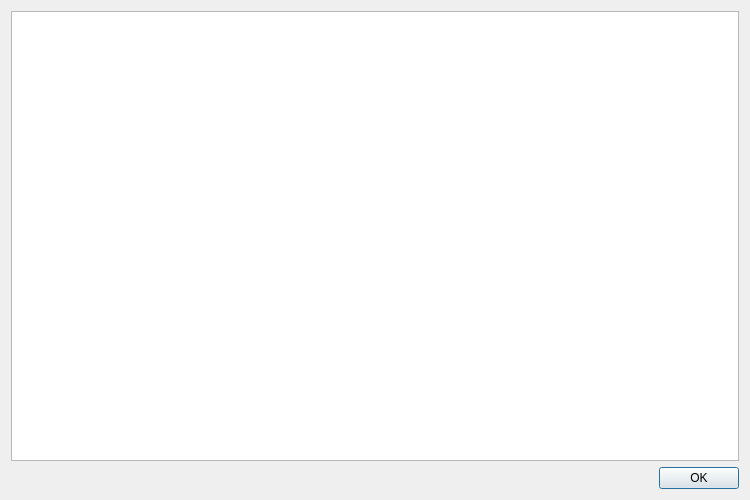
<?xml version="1.0" encoding="UTF-8"?>
<ui version="4.0">
 <class>LicenseDialog</class>
 <widget class="QDialog" name="LicenseDialog">
  <property name="geometry">
   <rect>
    <x>0</x>
    <y>0</y>
    <width>750</width>
    <height>500</height>
   </rect>
  </property>
  <property name="windowTitle">
   <string>Patchdirector - End User License Agreement</string>
  </property>
  <layout class="QVBoxLayout" name="verticalLayout">
   <item>
    <widget class="QTextBrowser" name="textBrowser">
     <property name="html">
      <string notr="true">&lt;!DOCTYPE HTML PUBLIC &quot;-//W3C//DTD HTML 4.0//EN&quot; &quot;http://www.w3.org/TR/REC-html40/strict.dtd&quot;&gt;
&lt;html&gt;&lt;head&gt;&lt;meta name=&quot;qrichtext&quot; content=&quot;1&quot; /&gt;&lt;style type=&quot;text/css&quot;&gt;
p, li { white-space: pre-wrap; }
&lt;/style&gt;&lt;/head&gt;&lt;body style=&quot; font-family:'.SF NS Text'; font-size:13pt; font-weight:400; font-style:normal;&quot;&gt;
&lt;p style=&quot;-qt-paragraph-type:empty; margin-top:0px; margin-bottom:0px; margin-left:0px; margin-right:0px; -qt-block-indent:0; text-indent:0px;&quot;&gt;&lt;br /&gt;&lt;/p&gt;&lt;/body&gt;&lt;/html&gt;</string>
     </property>
     <property name="source">
      <url>
       <string>qrc:/res/EULA.html</string>
      </url>
     </property>
     <property name="openExternalLinks">
      <bool>true</bool>
     </property>
    </widget>
   </item>
   <item>
    <widget class="QDialogButtonBox" name="buttonBox">
     <property name="orientation">
      <enum>Qt::Horizontal</enum>
     </property>
     <property name="standardButtons">
      <set>QDialogButtonBox::Ok</set>
     </property>
    </widget>
   </item>
  </layout>
 </widget>
 <resources/>
 <connections>
  <connection>
   <sender>buttonBox</sender>
   <signal>accepted()</signal>
   <receiver>LicenseDialog</receiver>
   <slot>accept()</slot>
   <hints>
    <hint type="sourcelabel">
     <x>248</x>
     <y>254</y>
    </hint>
    <hint type="destinationlabel">
     <x>157</x>
     <y>274</y>
    </hint>
   </hints>
  </connection>
  <connection>
   <sender>buttonBox</sender>
   <signal>rejected()</signal>
   <receiver>LicenseDialog</receiver>
   <slot>reject()</slot>
   <hints>
    <hint type="sourcelabel">
     <x>316</x>
     <y>260</y>
    </hint>
    <hint type="destinationlabel">
     <x>286</x>
     <y>274</y>
    </hint>
   </hints>
  </connection>
 </connections>
</ui>
